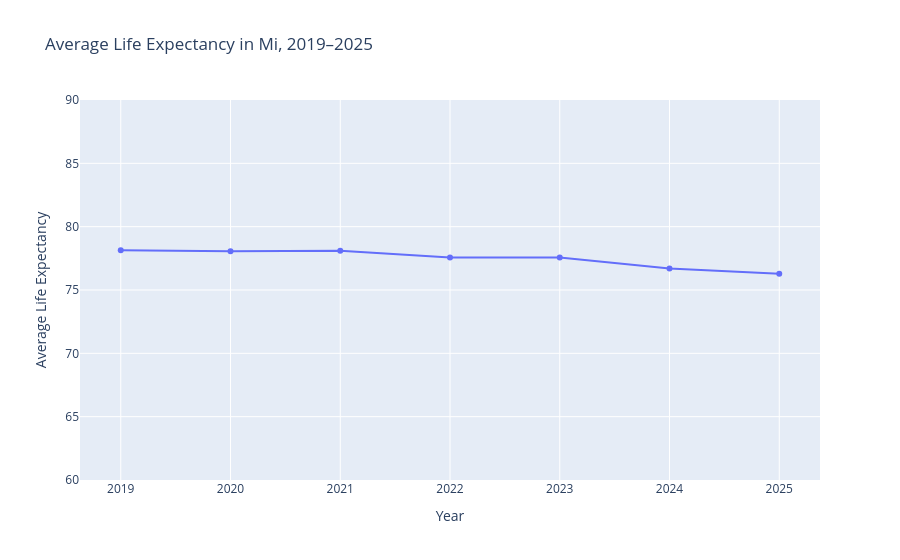

Source (notebook cell):
### Code cell
#You can use this function to see changes in Life Expectancy by entering the abbreviation of the state.
life_expectancy_trend("MI")

### Figure 1 — Plotly figure (JSON) as saved in the notebook; plotly's stock layout.template omitted (floating-point values rounded to 4 significant figures)
{"data": [{"hovertemplate": "Year=%{x}<br>Average Life Expectancy=%{y}<extra></extra>", "legendgroup": "", "line": {"color": "#636efa", "dash": "solid"}, "marker": {"symbol": "circle"}, "mode": "lines+markers", "name": "", "orientation": "v", "showlegend": false, "type": "scatter", "x": [2019, 2020, 2021, 2022, 2023, 2024, 2025], "xaxis": "x", "y": [78.13, 78.05, 78.1, 77.57, 77.57, 76.69, 76.28], "yaxis": "y"}], "layout": {"legend": {"tracegroupgap": 0}, "title": {"text": "Average Life Expectancy in Mi, 2019–2025"}, "xaxis": {"anchor": "y", "domain": [0, 1], "title": {"text": "Year"}}, "yaxis": {"anchor": "x", "domain": [0, 1], "range": [60, 90], "title": {"text": "Average Life Expectancy"}}}}
